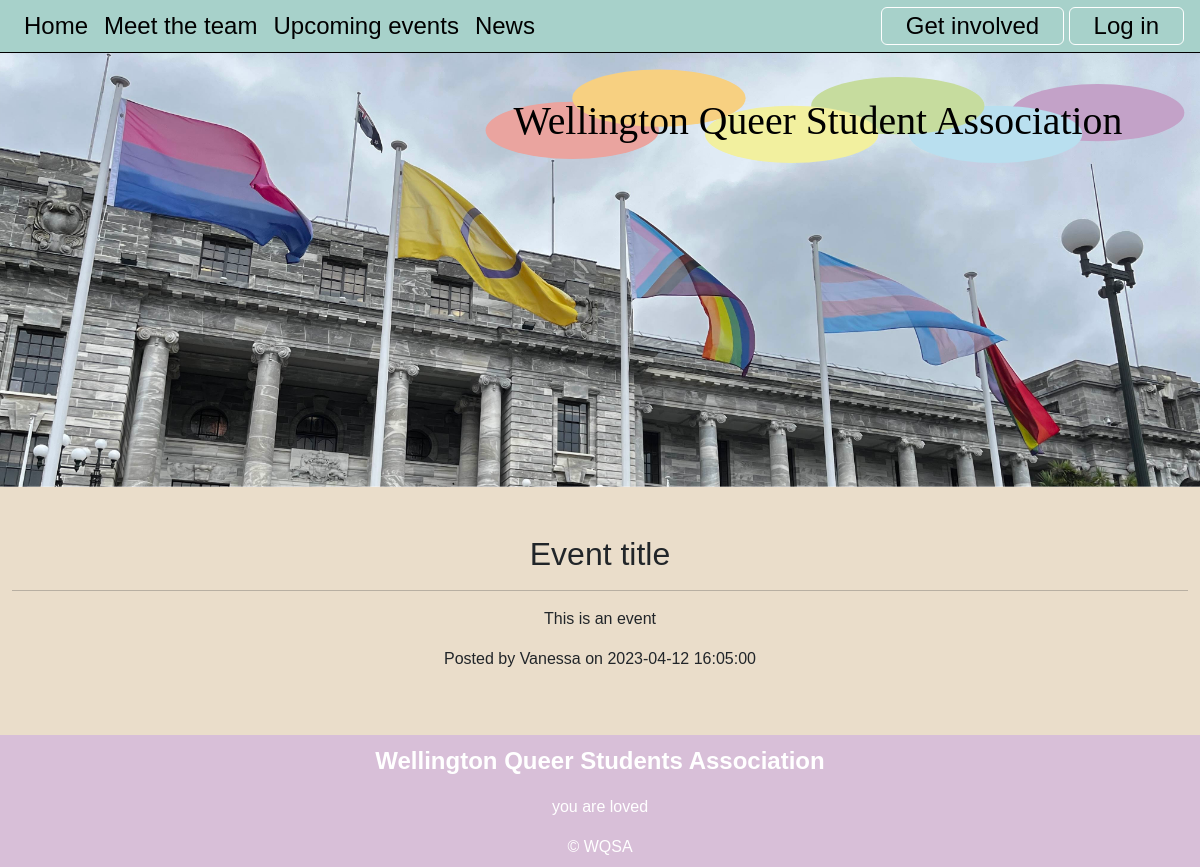
The app's page /upcoming_events, older data.
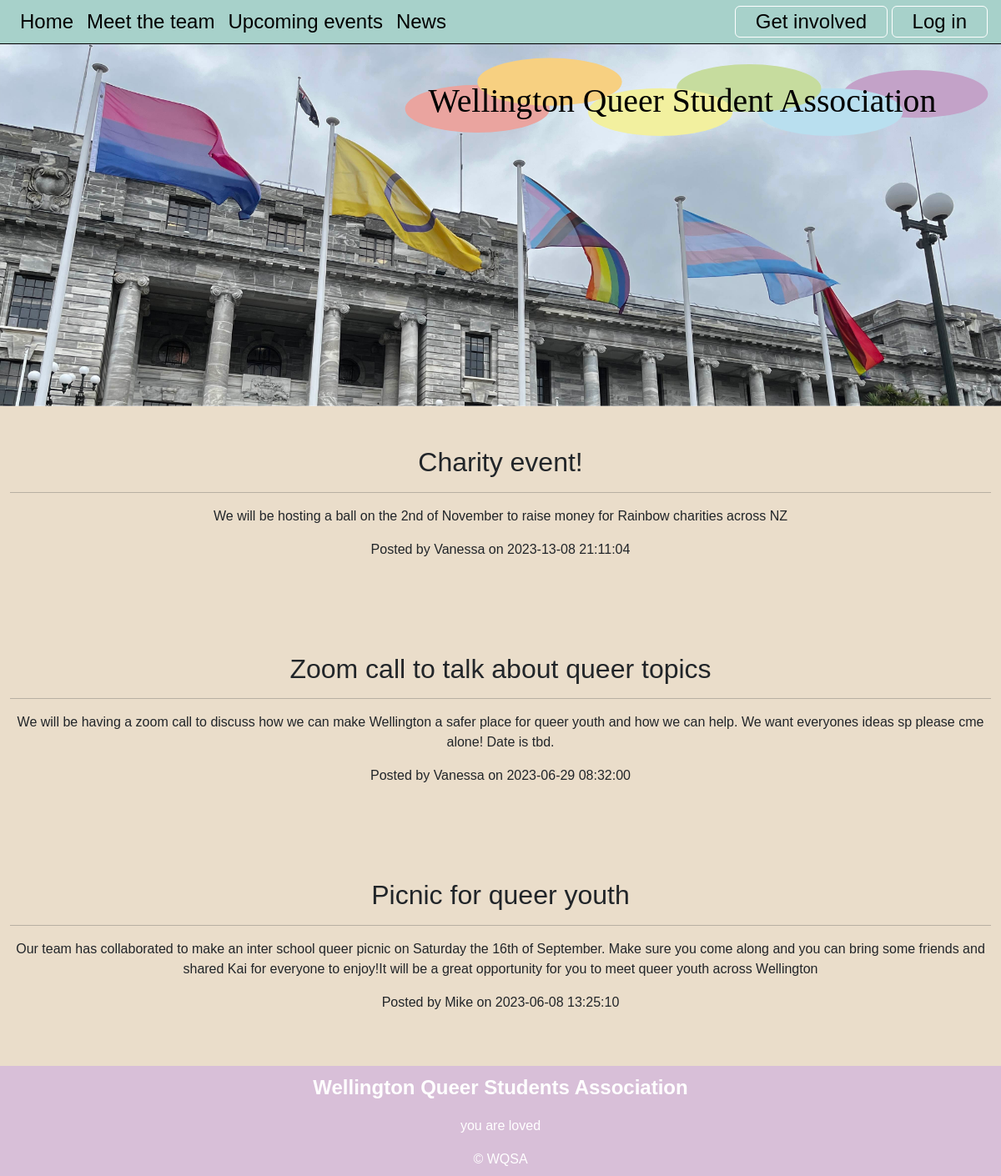
The same page, newer data.
### tables this page shows
CREATE TABLE events(
    events_id integer primary key autoincrement not null,
    events_title text not null unique,
    events_content text not null unique,
    events_date date not null,
    member_id integer not null,
    foreign key(member_id) references member(member_id)
);

CREATE TABLE member(
    member_id integer primary key autoincrement not null,
    name text not null,
    email text not null unique,
    password text not null,
    authorisation integer not null
);

### server.py (the view, shortened to what this page needs)
@app.route("/upcoming_events", methods=['GET', 'POST'])
def upcoming_events():
    data = request.args
    if request.method == "GET":
        if 'task' in data and data['task'] == 'delete':
            sql = "delete from events where events_id =?"
            values_tuple = (data['id'],)
            result = run_commit_query(sql, values_tuple, db_path)
            if not result:
                return render_template('error.html', error='Failed to delete events_id')
    sql = """select events.events_id, events.events_title, events.events_content, events.events_date, member.name
      from events
      join member on events.member_id = member.member_id
      order by events.events_date desc;
      """
    events = run_search_query_tuples(sql, (), db_path, True)
    return render_template("events.html", events=events)

### db_functions.py (called while the page is built)
def run_search_query_tuples(sql_query, values_tuple, file_path, rowfactory=False):
    result = None
    try:
        db = sqlite3.connect(file_path)
        if rowfactory:
            db.row_factory = sqlite3.Row
        cursor = db.cursor()
        cursor.execute(sql_query, values_tuple)
        result = cursor.fetchall()
        cursor.close()
    except sqlite3.Error as error:
        print("Error running search query tuples: {}".format(error))
        return None
    db.close()
    if result is None:
        print("No search values were found")
    return result

### templates/events.html (shortened to what this page needs)
{% extends "layout.html" %}
{% block content %}
{% for row in events %}
    <div class="row align-items-center">
            <div id="eventsid-{{loop.index}}" class="p-4 my-4 container-sm rounded text-center">
                <h2>{{row['events_title']}}</h2>
                <hr>
                <p class="events-text"> {{row['events_content'] | replace("\n", "<br>") | safe}}</p>
                <div class="events-meta">Posted by {{row['name']}} on {{row['events_date']}}</div>
            </div>
        </div>
{% endfor %}
{% endblock %}

### templates/layout.html (shortened to what this page needs)
<!DOCTYPE html>
<html lang="en">
<head>
<link href="https://cdn.jsdelivr.net/npm/bootstrap@5.2.3/dist/css/bootstrap.min.css" rel="stylesheet">
    <link rel="stylesheet" href="static/styles.css">
    </head>
<body>
<div class="container-fluid">
<nav class="navbar navbar-expand-lg px-3 py-0">
    <div class="collapse navbar-collapse" id="collapsibleNavbar">
      <ul class="navbar-nav">
        <li class="nav-item">
          <a class="nav-link" href="{{url_for('index')}}">Home</a>
        </li>
        <li class="nav-item">
          <a class="nav-link" href="{{url_for('meet_the_team')}}">Meet the team</a>
        </li>
         <li class="nav-item">
          <a class="nav-link" href="{{url_for('upcoming_events')}}">Upcoming events</a>
         </li>
          <li class="nav-item">
          <a class="nav-link" href="{{url_for('news')}}">News</a>
        </li>
      </ul>
      <div class="ms-auto">
          {% if session %}
          <a href="{{url_for('logout')}}" class="nav-link btn btn-outline">Log out</a>
          {% else %}
          <a href="{{url_for('get_involved')}}" class="nav-link btn btn-outline" >Get involved</a>
          <a href="{{url_for('login')}}" class="nav-link btn btn-outline">Log in</a>
          {% endif %}
      </div>
    </div>
    </nav>
    </div>
    <img class="img-fluid" src="static/images_WQSA/flags_parliment_banner.svg" >
{% block content %}
{% endblock %}
<footer class="container-fluid footer-content">
    <p>Wellington Queer Students Association</p>
    <p>you are loved</p>
    <div>&copy; WQSA</div>
</footer>
    </body>
</html>

### static/styles.css (style rules this page uses)
:root { --brand-green: rgb(167,209,202); --brand-paper: rgb(234, 221, 202); }
body { font-family: 'Raleway', sans-serif; font-size: 100%; background-color: var(--brand-paper); margin: 0; }
.container-fluid { border: 0px solid blue; padding: 0px; }
.container-fluid { border: 0px solid pink; }
.row { border: 0px solid blue; }
.footer-content { background-color: rgb(216,191,216); text-align: center; padding: 0.5em 0 0.5em 0; color: white; }
.footer-content p:first-child { font-weight: 600; font-size: 1.5em; }
.navbar { --brand-green-pale: rgb(223, 237, 224); background-color: var(--brand-green); border-bottom: 1px solid black; }
.nav-link { font-size: 1.5em; color: black; }
.btn-outline { border: 1px solid white; padding: 0 1em; }
nav .btn-outline { display: inline-block; }

Row changes from the older to the newer data that the page shows:
changed events: events_title "Event title" → "Charity event!"; events_content "This is an event" → "We will be hosting a ball on the 2nd of November to raise money for Rainbow charities across NZ"; events_date "2023-04-12 16:05:00" → "2023-13-08 21:11:04"
added events: events_title "Zoom call to talk about queer topics", events_content "We will be having a zoom call to discuss how we can make Wellington a safer place for queer youth and how we can help. We want everyones ideas sp please cme alone! Date is tbd.", name "Vanessa", events_date "2023-06-29 08:32:00"
added events: events_title "Picnic for queer youth", events_content "Our team has collaborated to make an inter school queer picnic on Saturday the 16th of September. Make sure you come along and you can bring some friends and shared Kai for everyone to enjoy!It will be a great opportunity for you to meet queer youth across Wellington", name "Mike", events_date "2023-06-08 13:25:10"
